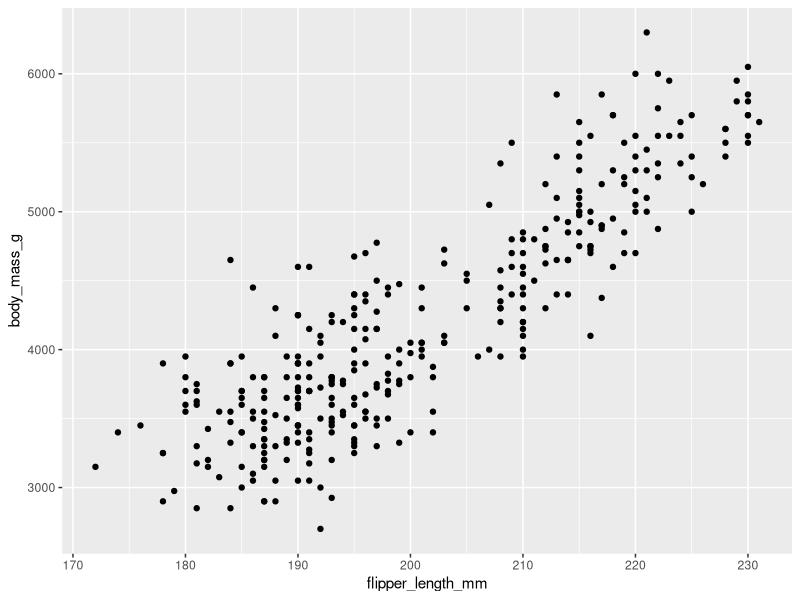
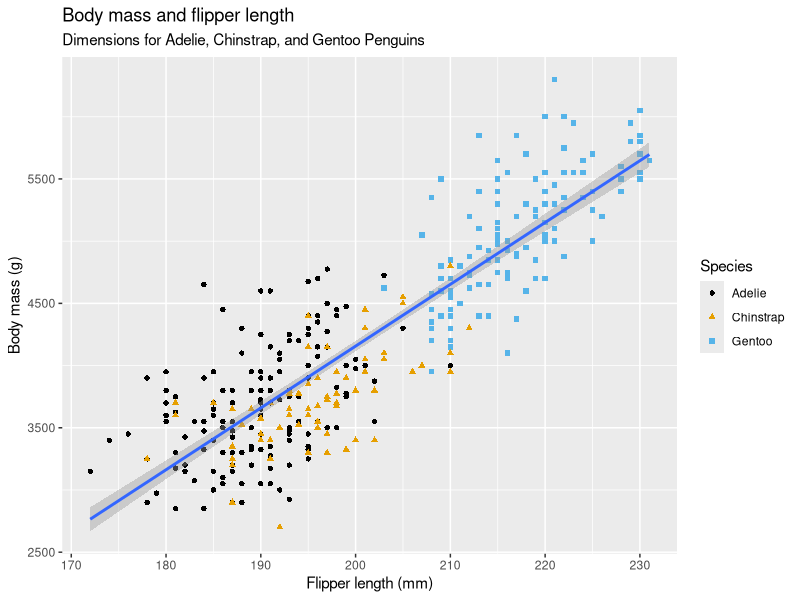
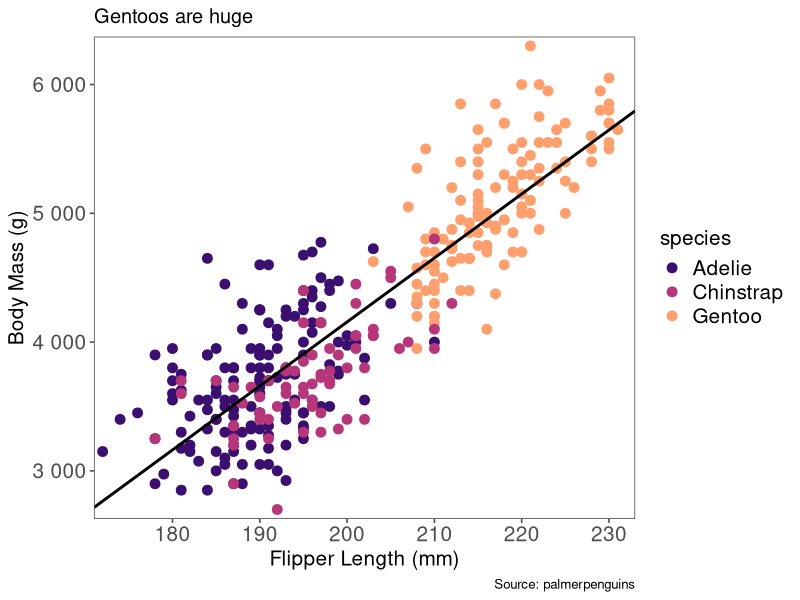

The R source for these figures, in order:
## ---- chunk 1
library(palmerpenguins)
# palmerpenguins is a dataset stored in an R package
# It is also probably the most widely used dataset in R for examples, development, and teaching
# comments can exist in chunks. I don't like showing code in knitted files. 
## ---- chunk 2
library(tidyverse)
# tidyverse is most of the toolset for modern Data Science in R
## ---- chunk 3
#| echo: true
glimpse(penguins)
## ---- chunk 4
ggplot( # Written this way, I interpret the basics of a ggplot as settings in the `ggplot()` command. 
  data = penguins,
  mapping = aes(x = flipper_length_mm, y = body_mass_g))  +  # at this point, there is a "live" ggplot seed
  geom_point() # And then `geom_point()` interprets the ggplot seed in it's own way. 
## ---- chunk 5
library(ggthemes)
## ---- chunk 6
ggplot(
  data = penguins,
  mapping = aes(x = flipper_length_mm, y = body_mass_g)
) +
  geom_point(aes(color = species, shape = species)) +
  geom_smooth(method = "lm") +
  labs(
    title = "Body mass and flipper length",
    subtitle = "Dimensions for Adelie, Chinstrap, and Gentoo Penguins",
    x = "Flipper length (mm)", y = "Body mass (g)",
    color = "Species", shape = "Species"
  ) +
  scale_color_colorblind()
## ---- chunk 7
penguins |> # my preferred way of writing ggplots is to start with the dataframe and pipe it into ggplot. I think of it as "plot of penguins" like this, instead of "plot made of penguins".
    ggplot(mapping = aes(x = flipper_length_mm, y = body_mass_g)) +
    geom_point(mapping = aes(color = species),
                             size = 3) + # set size of point manually
    geom_smooth(method = "lm",
                color = "black", 
                se = FALSE, # Turn of standard error
                fullrange = TRUE) + # aesthetic choice to make the line extand to the edge. 
    scale_color_viridis_d(option = "magma", begin = 0.2, end = 0.8) + # my preferred viridis settings that I came to throught trial and error in the past. 
    labs(
        x = "Flipper Length (mm)",
        y = "Body Mass (g)",
        title = "Gentoos are huge", # description of a finding
        caption = "Source: palmerpenguins" # always site source
    ) +
    scale_x_continuous(limits = c(171, 233), expand = expansion(0)) +
    scale_y_continuous(labels = scales::label_number(),
                       expand = expansion(mult = 0.02)) +
    theme_few() +
    theme(
      axis.title = element_text(size = rel(1.25)),
      axis.text = element_text(size = rel(1.25)),
      legend.title = element_text(size = rel(1.25)),
      legend.text = element_text(size = rel(1.25))
    )
